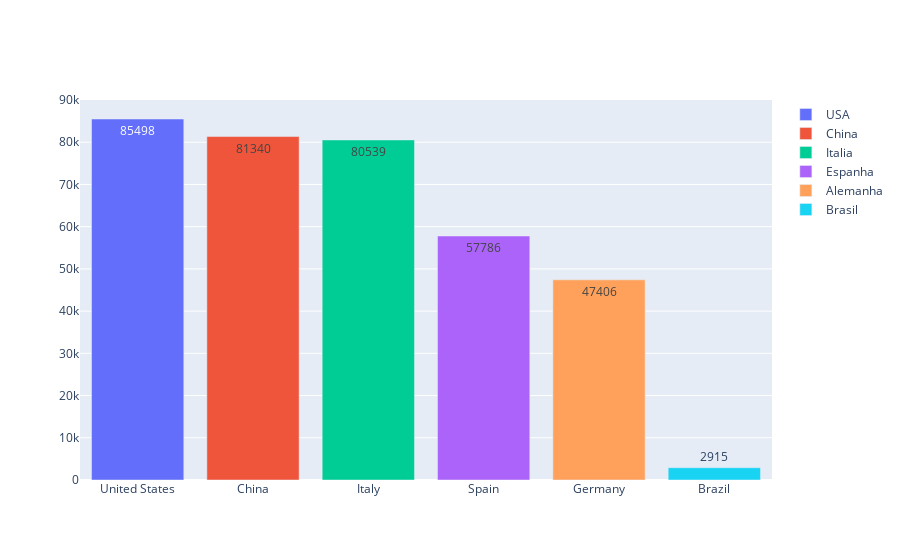

This figure's notebook cell:
### Code cell
usa = go.Bar(x = usa.pais,
                y = usa.casos, name = 'USA', text= usa.casos,)
china = go.Bar(x =china.pais,
                y = china.casos, name = 'China',text= china.casos,)
italia = go.Bar(x =italia.pais,
                y = italia.casos, name = 'Italia',text= italia.casos,)
espanha = go.Bar(x =espanha.pais,
                y = espanha.casos, name = 'Espanha',text=espanha.casos,)
alemanha = go.Bar(x =alemanha.pais,
                y = alemanha.casos, name = 'Alemanha',text=alemanha.casos,)
brasil = go.Bar(x =brasil.pais,
                y = brasil.casos, name = 'Brasil',text= brasil.casos,)



#fig.update_traces(texttemplate='%{text:.2s}', textposition='outside')
#fig.update_layout(uniformtext_minsize=8, uniformtext_mode='hide',barmode='stack')

data = [usa,china,italia,espanha,alemanha,brasil]
py.iplot(data)

### Figure 1 — Plotly figure (JSON) as saved in the notebook; plotly's stock layout.template omitted (floating-point values rounded to 4 significant figures)
{"data": [{"name": "USA", "text": ["85498"], "type": "bar", "x": ["United States"], "y": ["85498"]}, {"name": "China", "text": ["81340"], "type": "bar", "x": ["China"], "y": ["81340"]}, {"name": "Italia", "text": ["80539"], "type": "bar", "x": ["Italy"], "y": ["80539"]}, {"name": "Espanha", "text": ["57786"], "type": "bar", "x": ["Spain"], "y": ["57786"]}, {"name": "Alemanha", "text": ["47406"], "type": "bar", "x": ["Germany"], "y": ["47406"]}, {"name": "Brasil", "text": ["2915"], "type": "bar", "x": ["Brazil"], "y": ["2915"]}], "layout": {}}
